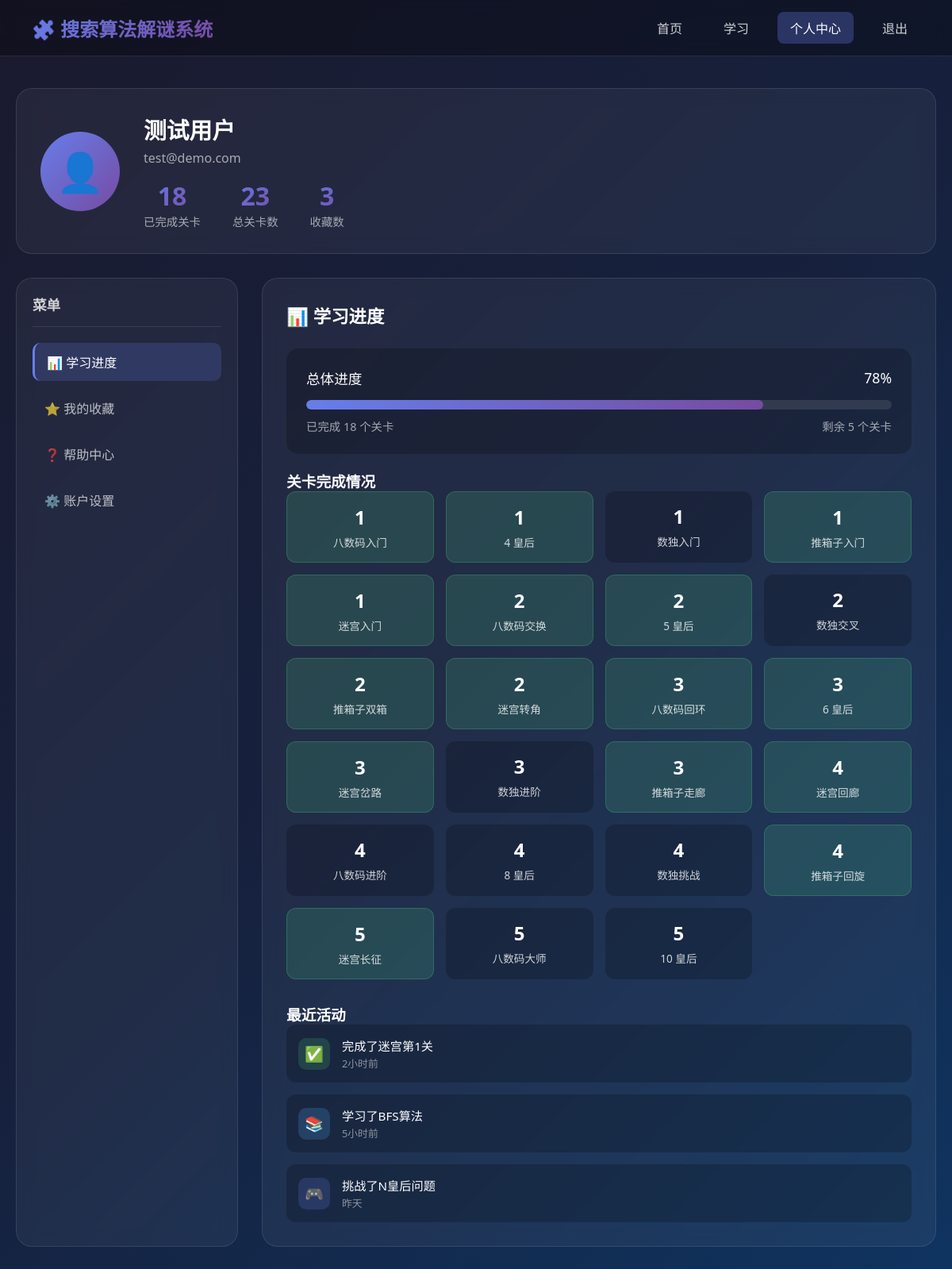
The app's page /profile (signed in) with its own data.
### models.py (models this page shows, shortened)
class User(UserMixin, db.Model):
    id = db.Column(db.Integer, primary_key=True)
    username = db.Column(db.String(100), unique=True, nullable=False)
    email = db.Column(db.String(100), unique=True, nullable=False)
    password_hash = db.Column(db.String(200), nullable=False)
    created_at = db.Column(db.DateTime, default=datetime.utcnow)
    completed_levels = db.Column(db.String(500), default="[]")
    def get_completed_levels(self):
        import json
        return json.loads(self.completed_levels)

class Level(db.Model):
    id = db.Column(db.Integer, primary_key=True)
    name = db.Column(db.String(100), nullable=False)
    puzzle_type = db.Column(db.String(50), nullable=False)
    difficulty = db.Column(db.String(20), nullable=False)
    description = db.Column(db.Text)
    puzzle_data = db.Column(db.Text)
    hints = db.Column(db.Text)
    order = db.Column(db.Integer, nullable=False)

### app.py (the view)
@app.route('/profile')
@login_required
def profile():
    levels = Level.query.order_by(Level.order).all()
    completed_levels = current_user.get_completed_levels()
    favorites = [
        {'id': 1, 'title': 'BFS广度优先搜索', 'description': '了解BFS算法的原理和应用'},
        {'id': 2, 'title': 'A*启发式搜索', 'description': '学习A*算法的启发函数设计'},
        {'id': 3, 'title': '回溯算法入门', 'description': '掌握回溯算法的基本思想'}
    ]
    return render_template(
        'profile.html',
        levels=levels,
        completed_levels=completed_levels,
        completed_count=len(completed_levels),
        total_count=len(levels),
        favorites=favorites,
        favorites_count=len(favorites),
        progress_percent=round(len(completed_levels)/len(levels)*100) if levels else 0
    )

### app.py (called while the page is built)
@login_manager.user_loader
def load_user(user_id):
    return User.query.get(int(user_id))

### templates/profile.html (shortened to what this page needs)
<!DOCTYPE html>
<html lang="zh-CN">
<head>
</head>
<body>
    <nav class="navbar">
        <h1 onclick="window.location.href='/'" style="cursor: pointer;">🧩 搜索算法解谜系统</h1>
        <div class="nav-links">
            <a href="/">首页</a>
            <a href="/learn">学习</a>
            <a href="/profile" class="active">个人中心</a>
            <a href="/logout">退出</a>
        </div>
    </nav>
    <div class="container">
        <div class="profile-header">
            <div class="profile-avatar">👤</div>
            <div class="profile-info">
                <h2>{{ current_user.username }}</h2>
                <p>{{ current_user.email }}</p>
                <div class="profile-stats">
                    <div class="stat-item">
                        <div class="stat-value">{{ completed_count }}</div>
                        <div class="stat-label">已完成关卡</div>
                    </div>
                    <div class="stat-item">
                        <div class="stat-value">{{ total_count }}</div>
                        <div class="stat-label">总关卡数</div>
                    </div>
                    <div class="stat-item">
                        <div class="stat-value">{{ favorites_count }}</div>
                        <div class="stat-label">收藏数</div>
                    </div>
                </div>
            </div>
        </div>
        <div class="content-grid">
            <aside class="sidebar">
                <h3>菜单</h3>
                <ul class="sidebar-menu">
                    <li><a href="#progress" class="active" onclick="showSection('progress')">📊 学习进度</a></li>
                    <li><a href="#favorites" onclick="showSection('favorites')">⭐ 我的收藏</a></li>
                    <li><a href="#help" onclick="showSection('help')">❓ 帮助中心</a></li>
                    <li><a href="#settings" onclick="showSection('settings')">⚙️ 账户设置</a></li>
                </ul>
            </aside>
            <main class="main-content">
                <section id="progress-section">
                    <h2 class="section-title">📊 学习进度</h2>
                    <div class="progress-section">
                        <div class="progress-card">
                            <div class="progress-header">
                                <span>总体进度</span>
                                <span>{{ progress_percent }}%</span>
                            </div>
                            <div class="progress-bar">
                                <div class="progress-fill" style="width: {{ progress_percent }}%"></div>
                            </div>
                            <div class="progress-details">
                                <span>已完成 {{ completed_count }} 个关卡</span>
                                <span>剩余 {{ total_count - completed_count }} 个关卡</span>
                            </div>
                        </div>
                        <h3>关卡完成情况</h3>
                        <div class="level-grid">
                            {% for level in levels %}
                            <div class="level-item {% if level.id in completed_levels %}completed{% endif %}">
                                <div class="level-number">{{ level.order }}</div>
                                <div class="level-name">{{ level.name }}</div>
                            </div>
                            {% endfor %}
                        </div>
                    </div>
                    <h3>最近活动</h3>
                    <div class="activity-list">
                        <div class="activity-item">
                            <div class="activity-icon complete">✅</div>
                            <div class="activity-content">
                                <div class="activity-title">完成了迷宫第1关</div>
                                <div class="activity-time">2小时前</div>
                            </div>
                        </div>
                        <div class="activity-item">
                            <div class="activity-icon learn">📚</div>
                            <div class="activity-content">
                                <div class="activity-title">学习了BFS算法</div>
                                <div class="activity-time">5小时前</div>
                            </div>
                        </div>
                        <div class="activity-item">
                            <div class="activity-icon game">🎮</div>
                            <div class="activity-content">
                                <div class="activity-title">挑战了N皇后问题</div>
                                <div class="activity-time">昨天</div>
                            </div>
                        </div>
                    </div>
                </section>
            </main>
        </div>
    </div>
</body>
</html>

### records on screen
User: username "测试用户", email "test@demo.com"
Level: order "1", name "八数码入门"
Level: order "1", name "4 皇后"
Level: order "1", name "数独入门"
Level: order "1", name "推箱子入门"
Level: order "1", name "迷宫入门"
Level: order "2", name "八数码交换"
Level: order "2", name "5 皇后"
Level: order "2", name "数独交叉"
Level: order "2", name "推箱子双箱"
Level: order "2", name "迷宫转角"
Level: order "3", name "八数码回环"
Level: order "3", name "6 皇后"
Level: order "3", name "迷宫岔路"
Level: order "3", name "数独进阶"
Level: order "3", name "推箱子走廊"
Level: order "4", name "迷宫回廊"
Level: order "4", name "八数码进阶"
Level: order "4", name "8 皇后"
Level: order "4", name "数独挑战"
Level: order "4", name "推箱子回旋"
Level: order "5", name "迷宫长征"
Level: order "5", name "八数码大师"
Level: order "5", name "10 皇后"

### other values on screen
{{ completed_count }} "18"
{{ total_count }} "23"
{{ favorites_count }} "3"
{{ progress_percent }} "78"
{{ total_count - completed_count }} "5"
